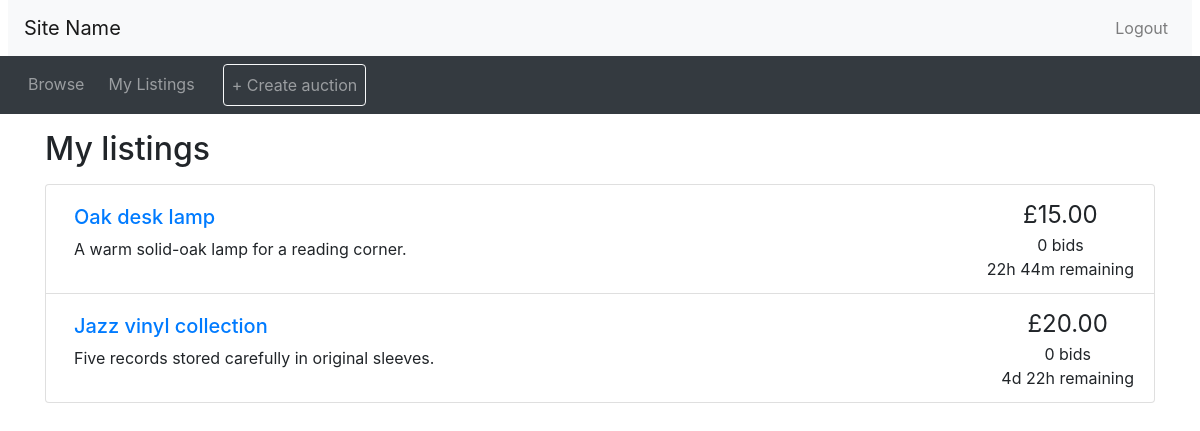
/mylistings.php (signed in), run on the app's committed database.
### tables this page shows
CREATE TABLE Auction (
 auctionID INTEGER AUTO_INCREMENT PRIMARY KEY,
 sellerID INTEGER NOT NULL,
 categoryID INTEGER NOT NULL,
 title VARCHAR(200) NOT NULL,
 description TEXT NOT NULL,
 itemCondition VARCHAR(100),
 startingPrice DECIMAL(10,2) NOT NULL CHECK (startingPrice > 0),
 reservePrice DECIMAL(10,2),
 bidIncrement DECIMAL(10,2) NOT NULL CHECK (bidIncrement > 0),
 startsAt TIMESTAMP NOT NULL,
 endsAt TIMESTAMP NOT NULL,
 status VARCHAR(30) NOT NULL DEFAULT 'open' CHECK (status IN ('open','sold','unsold','cancelled')),
 FOREIGN KEY (sellerID) REFERENCES Seller(userID),
 FOREIGN KEY (categoryID) REFERENCES Category(categoryID),
 CHECK (reservePrice IS NULL OR reservePrice >= startingPrice),
 CHECK (endsAt > startsAt),
 INDEX auctions_end (status, endsAt),
 INDEX auctions_category (categoryID, status)
);

### src/utilities.php (the view)
<?php
function display_time_remaining($interval) {
    if ($interval->days == 0 && $interval->h == 0) {
      $time_remaining = $interval->format('%im %Ss');
    }
    else if ($interval->days == 0) {
      $time_remaining = $interval->format('%hh %im');
    }
    else {
      $time_remaining = $interval->format('%ad %hh');
    }
  return $time_remaining;
}
function print_listing_li($item_id, $title, $desc, $price, $num_bids, $end_time)
{
  if (strlen($desc) > 250) {
    $desc_shortened = substr($desc, 0, 250) . '...';
  }
  else {
    $desc_shortened = $desc;
  }
  if ($num_bids == 1) {
    $bid = ' bid';
  }
  else {
    $bid = ' bids';
  }
  $now = new DateTime();
  if ($now > $end_time) {
    $time_remaining = 'This auction has ended';
  }
  else {
    $time_to_end = date_diff($now, $end_time);
    $time_remaining = display_time_remaining($time_to_end) . ' remaining';
  }
  echo('
    <li class="list-group-item d-flex justify-content-between">
    <div class="p-2 mr-5"><h5><a href="listing.php?item_id=' . $item_id . '">' . $title . '</a></h5>' . $desc_shortened . '</div>
    <div class="text-center text-nowrap"><span style="font-size: 1.5em">£' . number_format($price, 2) . '</span><br/>' . $num_bids . $bid . '<br/>' . $time_remaining . '</div>
  </li>'
  );
}
?>

### src/header.php (shortened to what this page needs)
<!doctype html>
<html lang="en">
<head>
  <link rel="stylesheet" href="css/bootstrap.min.css">
  <link rel="stylesheet" href="https://cdnjs.cloudflare.com/ajax/libs/font-awesome/4.7.0/css/font-awesome.min.css">
  <link rel="stylesheet" href="css/custom.css">
</head>
<body>
<nav class="navbar navbar-expand-lg navbar-light bg-light mx-2">
  <a class="navbar-brand" href="#">Site Name </a>
  <ul class="navbar-nav ml-auto">
    <li class="nav-item">
<?php
  if (isset($_SESSION['logged_in']) && $_SESSION['logged_in'] == true) {
    echo '<a class="nav-link" href="logout.php">Logout</a>';
  }
  else {
    echo '<button type="button" class="btn nav-link" data-toggle="modal" data-target="#loginModal">Login</button>';
  }
?>
    </li>
  </ul>
</nav>
<nav class="navbar navbar-expand-lg navbar-dark bg-dark">
  <ul class="navbar-nav align-middle">
	<li class="nav-item mx-1">
      <a class="nav-link" href="browse.php">Browse</a>
    </li>
<?php
  if (isset($_SESSION['account_type']) && $_SESSION['account_type'] == 'seller') {
  echo('
	<li class="nav-item mx-1">
      <a class="nav-link" href="mylistings.php">My Listings</a>
    </li>
	<li class="nav-item ml-3">
      <a class="nav-link btn border-light" href="create_auction.php">+ Create auction</a>
    </li>');
  }
?>
  </ul>
</nav>

### src/mylistings.php (shortened to what this page needs)
<?php include_once("header.php")?>
<?php require("utilities.php")?>
<?php require_once __DIR__ . "/db.php";
  $pdo=connect_db();
?>
<div class="container">
<h2 class="my-3">My listings</h2>
<?php
  $seller_id=$_SESSION["userID"];
  $stmt=$pdo->prepare(
    "SELECT * FROM Auction
     WHERE sellerID = :sellerID
     ORDER BY startsAt DESC"
  );
  $stmt->execute(["sellerID"=>$seller_id]);
  $auction=$stmt->fetch(PDO::FETCH_ASSOC);
  if(!$auction){
    echo "<p>You have not created any auctions yet.</p>";
  }
  else{
    echo'<ul class="list-group">';
    do{
      $item_id=$auction["auctionID"];
      $title=$auction["title"];
      $description=$auction["description"];
      $current_price=$auction["startingPrice"];
      $num_bids=0;
      $end_date=new DateTime($auction["endsAt"]);
      print_listing_li(
        $item_id,
        $title,
        $description,
        $current_price,
        $num_bids,
        $end_date
      );
    } while($auction=$stmt->fetch(PDO::FETCH_ASSOC));
    echo'</ul>';
  }
?>
</div>
<?php include_once("footer.php")?>

### src/footer.php (shortened to what this page needs)
</body>
</html>

### data on the page
auction: title "Oak desk lamp", description "A warm solid-oak lamp for a reading corner.", startingPrice "15.00", time_remaining "22h 44m remaining"
auction: title "Jazz vinyl collection", description "Five records stored carefully in original sleeves.", startingPrice "20.00", time_remaining "4d 22h remaining"
